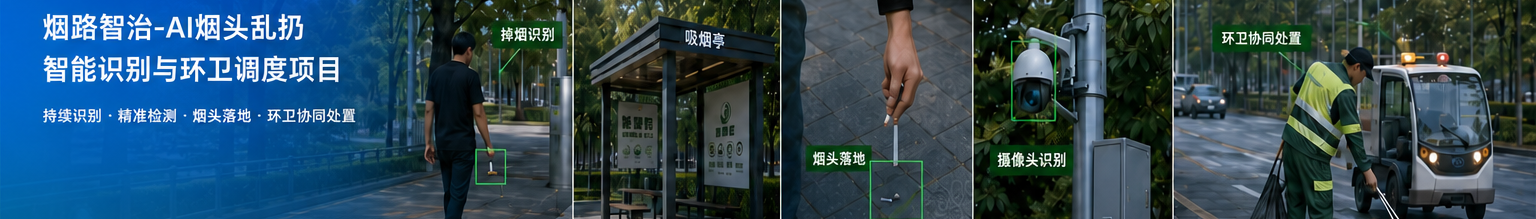
#> input picture smoke-admin/2.png-html/assets/smoke_control_ai_campaign_hero_background_ai_original.png, 1536 x 219 px, found by its file name
$ python slice-scenes.py
#> lines starting #> are read from the running program, lines starting #| are printed output that depends on the picture
"""产出两个页面要用的配图（都从项目已有素材派生，不引入外部图片）。

1. `media/scenes-strip.png`
   源：`design-assets/2/smoke_control_ai_campaign_hero_background_ai_original.png`
   内容：持烟识别 / 吸烟亭 / 烟头落地 / 摄像头识别 / 环卫协同处置 五段实景通栏。
   用途：入口页 §03 机制屏底部——五段现场对应五个阶段，一眼看全流程。
   处理：去掉最左侧的标题文字块（深蓝底）只留实景。

2. `media/city-skyline.png`
   源：`design-assets/1/blue_city_skyline_login_background_local_composite.png`
   内容：浅蓝水彩城市天际线（上半留白、下半剪影）。
   用途：市民端首屏 banner——市民端需要的是「城市公共空间」的明亮感，
   与入口页那张黄昏写实街景刻意区分开。
   处理：取中部偏下一块，保留大片浅色留白给文字。

关于「切段」的教训：通栏图里 5 段实景**并非等分**，接缝在 573/780/972/1172 附近，
靠肉眼估坐标切出来会混进邻段内容。所以这里只切「文字块 / 实景」这一个有明显色差的边界，
不再拆单段。
"""

from pathlib import Path

from PIL import Image

ROOT = Path(__file__).resolve().parent.parent
OUT = ROOT / "public/media"

STRIP_SRC = ROOT / "public/design-assets/2/smoke_control_ai_campaign_hero_background_ai_original.png"
SKY_SRC = ROOT / "public/design-assets/1/blue_city_skyline_login_background_local_composite.png"

# 实测：文字块右边界 x=402（逐列深蓝占比 0.50 → 0.41）
STRIP_CUT = 402
# 天际线取景：避开右侧面板、保留天空留白与底部剪影
SKY_BOX = (400, 380, 1520, 941)


def main() -> None:
    OUT.mkdir(parents=True, exist_ok=True)

    strip_src = Image.open(STRIP_SRC).convert("RGB")
#> strip_src is the input picture: PIL image 1536x219 RGB; mean R, G, B 45.7, 73.6, 88.1
    w, h = strip_src.size
#> w = 1536; h = 219
    strip = strip_src.crop((STRIP_CUT, 0, w, h))
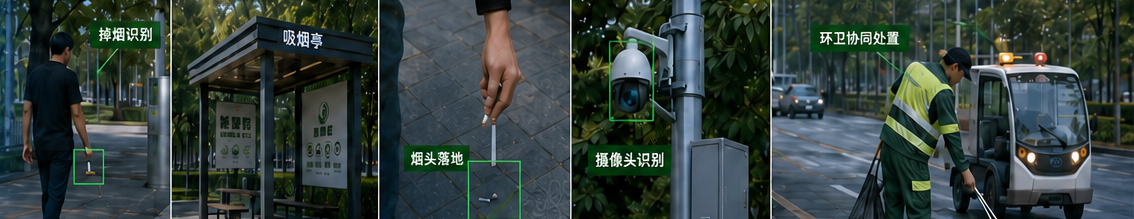
#> strip: PIL image 1134x219 RGB; mean R, G, B 52.1, 64.6, 61.2
    strip.save(OUT / "scenes-strip.png")
    print(f"scenes-strip.png {strip.size}  (源 {w}x{h}，去掉 0-{STRIP_CUT} 的文字块)")
#| scenes-strip.png (1134, 219)  (源 1536x219，去掉 0-402 的文字块)

    sky_src = Image.open(SKY_SRC).convert("RGB")
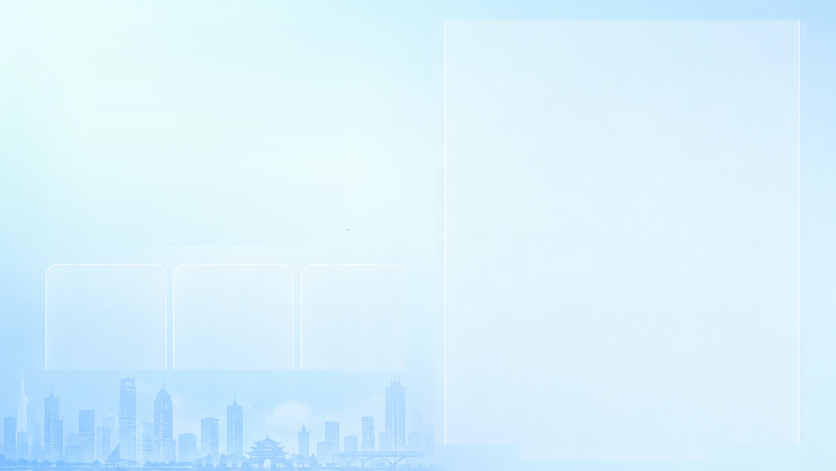
#> input picture frontend/dist/design-assets/1/blue_city_skyline_login_background_local_composite.png, 1672 x 941 px, found by its file name (shown at 1/2 size)
#> sky_src is the input picture: PIL image 1672x941 RGB; mean R, G, B 216.9, 241.2, 252.1
    sky = sky_src.crop(SKY_BOX)
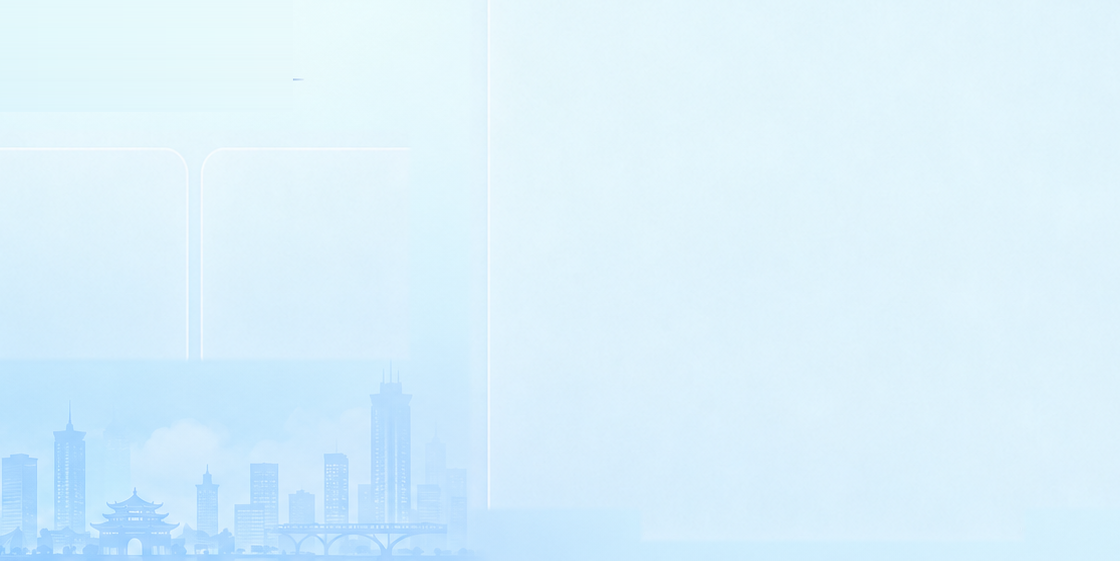
#> sky: PIL image 1120x561 RGB; mean R, G, B 217.9, 240.6, 252.2
    sky.save(OUT / "city-skyline.png")
    print(f"city-skyline.png {sky.size}  (源 {sky_src.size}，取 {SKY_BOX})")
#| city-skyline.png (1120, 561)  (源 (1672, 941)，取 (400, 380, 1520, 941))

    # 上一轮逐段拆的产物已无用途，清掉避免混淆
    for i in range(1, 6):
        p = OUT / f"scene-{i}.png"
        if p.exists():
            p.unlink()
            print("removed stale:", p.name)
    p = OUT / "scene-pavilion.png"
    if p.exists():
        p.unlink()
        print("removed stale:", p.name)


if __name__ == "__main__":
    main()
